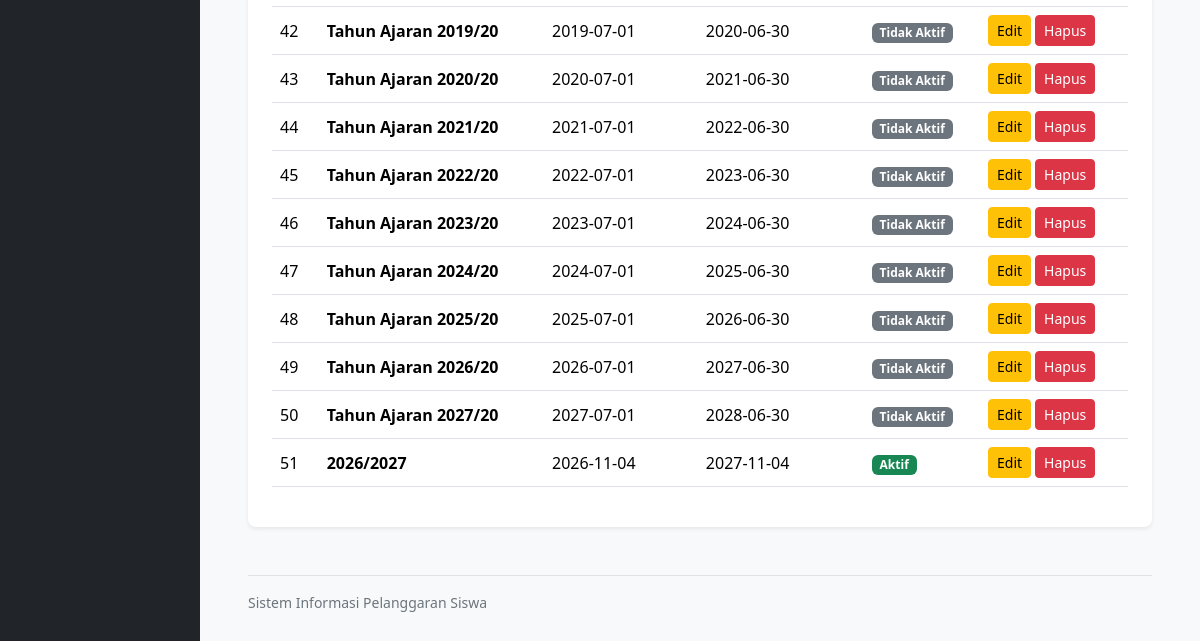
The page /tahun_ajaran.php (signed in, lower part) on the database as committed earlier.
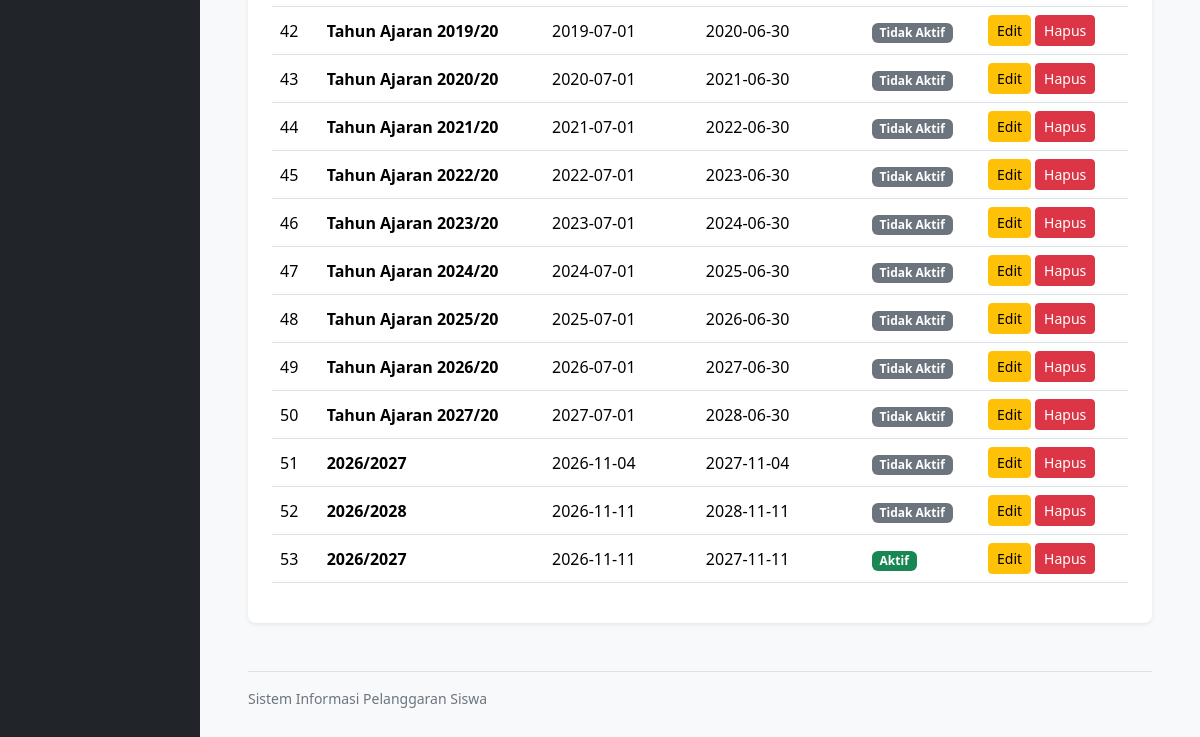
The same page on the database as committed later.
### tables this page shows
CREATE TABLE `t_tahun_ajaran` (
  `id` int(11) NOT NULL,
  `nama` varchar(20) NOT NULL,
  `tanggal_mulai` date NOT NULL,
  `tanggal_selesai` date NOT NULL,
  `status_aktif` tinyint(1) NOT NULL,
  `created_at` timestamp NOT NULL DEFAULT current_timestamp(),
  `updated_at` timestamp NOT NULL DEFAULT current_timestamp()
);

### tahun_ajaran.php (the view, shortened to what this page needs)
<?php
require_once __DIR__ . "/config/koneksi.php";
$query = mysqli_query($koneksi, "SELECT * FROM t_tahun_ajaran ORDER BY id ASC");
?>
<!DOCTYPE html>
<html lang="id">
<head>
    <link href="https://cdn.jsdelivr.net/npm/bootstrap@5.3.3/dist/css/bootstrap.min.css" rel="stylesheet">
    <link href="https://cdn.jsdelivr.net/npm/bootstrap-icons@1.11.3/font/bootstrap-icons.min.css" rel="stylesheet">
    <link href="https://cdn.datatables.net/2.3.4/css/dataTables.bootstrap5.min.css" rel="stylesheet">
</head>
<body class="bg-light overflow-hidden">
<div class="container-fluid vh-100 overflow-hidden">
    <div class="row h-100 flex-nowrap">
        <aside class="col-3 col-md-3 col-lg-2 bg-dark vh-100 overflow-auto p-3 flex-shrink-0">
        </aside>
        <main class="col-9 col-md-9 col-lg-10 vh-100 overflow-auto p-3 p-lg-5">
            <div class="card border-0 shadow-sm rounded-3">
                <div class="card-body p-4">
                    <div class="table-responsive">
                        <table id="tabelTahunAjaran" class="table table-hover align-middle">
                            <tbody>
                            <?php $no = 1; ?>
                            <?php while ($tahun = mysqli_fetch_assoc($query)): ?>
                                <tr>
                                    <td><?= $no++; ?></td>
                                    <td class="fw-semibold"><?= htmlspecialchars($tahun['nama']); ?></td>
                                    <td><?= htmlspecialchars($tahun['tanggal_mulai']); ?></td>
                                    <td><?= htmlspecialchars($tahun['tanggal_selesai']); ?></td>
                                    <td>
                                        <?php if ((int)$tahun['status_aktif'] === 1): ?>
                                            <span class="badge bg-success">Aktif</span>
                                        <?php else: ?>
                                            <span class="badge bg-secondary">Tidak Aktif</span>
                                        <?php endif; ?>
                                    </td>
                                    <td>
                                        <div class="d-flex gap-1">
                                            <a href="edit_tahun_ajaran.php?id=<?= (int)$tahun['id']; ?>" class="btn btn-warning btn-sm">Edit</a>
                                            <a href="hapus_tahun_ajaran.php?id=<?= (int)$tahun['id']; ?>"
                                               class="btn btn-danger btn-sm"
                                               onclick="return confirm('Yakin ingin menghapus data tahun ajaran ini?')">
                                                Hapus
                                            </a>
                                        </div>
                                    </td>
                                </tr>
                            <?php endwhile; ?>
                            </tbody>
                        </table>
                    </div>
                </div>
            </div>
            <div class="text-secondary small mt-5 pt-3 border-top">
                Sistem Informasi Pelanggaran Siswa
            </div>
        </main>
    </div>
</div>
</body>
</html>

Rows that differ between the two databases and show on the page:
changed t_tahun_ajaran (number 10 of 12 on the later page): status_aktif "Aktif" → "Tidak Aktif"
added t_tahun_ajaran: nama "2026/2028", tanggal_mulai "2026-11-11", tanggal_selesai "2028-11-11", status_aktif "Tidak Aktif"
added t_tahun_ajaran: nama "2026/2027", tanggal_mulai "2026-11-11", tanggal_selesai "2027-11-11", status_aktif "Aktif"
